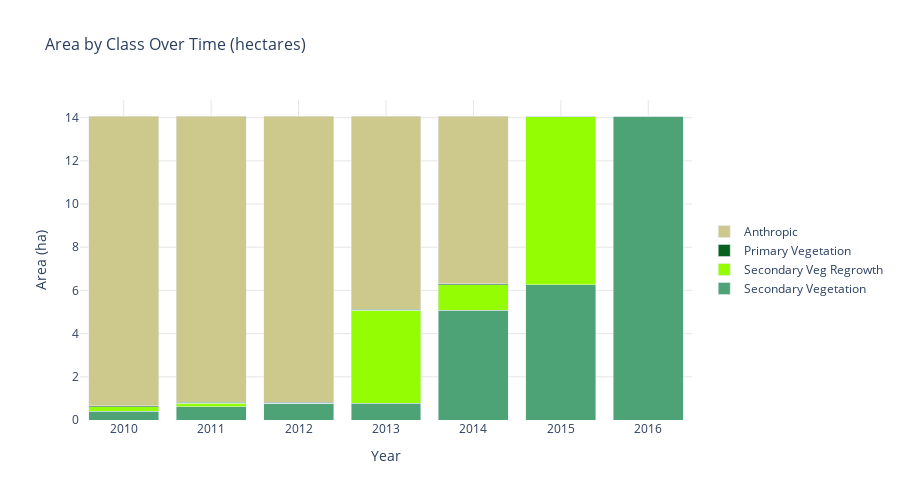

This figure's notebook cell:
### Code cell
#| eval: false
# Interactive stacked bar chart
fig = plot_class_area_stacked_interactive(df, layer=MAPBIOMAS_DEFREG)
fig.show()

### Figure 1 — Plotly figure (JSON) as saved in the notebook; plotly's stock layout.template omitted (floating-point values rounded to 4 significant figures)
{"data": [{"hovertemplate": "Secondary Vegetation<br>Year: %{x}<br>Area: %{y:.2f} ha<extra></extra>", "marker": {"color": "#4ea376"}, "name": "Secondary Vegetation", "type": "bar", "x": [2010, 2011, 2012, 2013, 2014, 2015, 2016], "y": [0.4052, 0.6169, 0.786, 0.786, 5.084, 6.257, 14.04]}, {"hovertemplate": "Secondary Veg Regrowth<br>Year: %{x}<br>Area: %{y:.2f} ha<extra></extra>", "marker": {"color": "#94fc03"}, "name": "Secondary Veg Regrowth", "type": "bar", "x": [2010, 2011, 2012, 2013, 2014, 2015, 2016], "y": [0.2118, 0.1691, 0.0, 4.298, 1.173, 7.778, 0.0]}, {"hovertemplate": "Primary Vegetation<br>Year: %{x}<br>Area: %{y:.2f} ha<extra></extra>", "marker": {"color": "#09611f"}, "name": "Primary Vegetation", "type": "bar", "x": [2010, 2011, 2012, 2013, 2014, 2015, 2016], "y": [0.04165, 0.04165, 0.04165, 0.04165, 0.04165, 0.04165, 0.04165]}, {"hovertemplate": "Anthropic<br>Year: %{x}<br>Area: %{y:.2f} ha<extra></extra>", "marker": {"color": "#cdc98d"}, "name": "Anthropic", "type": "bar", "x": [2010, 2011, 2012, 2013, 2014, 2015, 2016], "y": [13.42, 13.25, 13.25, 8.951, 7.778, 0.0, 0.0]}], "layout": {"barmode": "stack", "height": 500, "legend": {"traceorder": "reversed", "x": 1.02, "xanchor": "left", "y": 0.5, "yanchor": "middle"}, "plot_bgcolor": "white", "title": {"font": {"size": 16}, "text": "Area by Class Over Time (hectares)"}, "xaxis": {"gridcolor": "rgba(128, 128, 128, 0.2)", "tickformat": "d", "title": {"text": "Year"}}, "yaxis": {"gridcolor": "rgba(128, 128, 128, 0.2)", "title": {"text": "Area (ha)"}}}}
